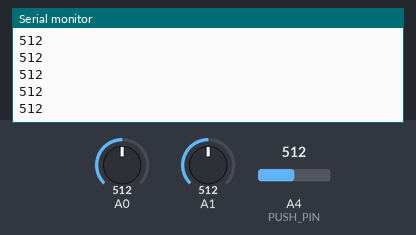
Simulated run of this sketch. Board: Arduino Leonardo, built with avr-gcc and run on an emulated ATmega32U4. Shown: the last lines printed to the serial monitor. Inputs (shaded band) come from the test bench; at power-on: A4 (PUSH_PIN) = 512, A0 = 512, A1 = 512. USB keyboard and mouse output is not drawn.

Above: at 1.2 s.
1.3 s: A4 (PUSH_PIN) set to 610
At 2.5 s:
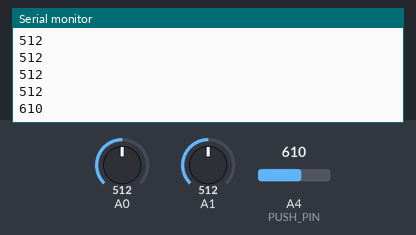
2.8 s: A4 (PUSH_PIN) set to 590
At 3.7 s:
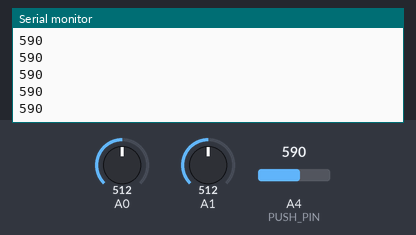
Timing chart, 0 to 5.8 s (numbered marks = the images above; inputs shaded):
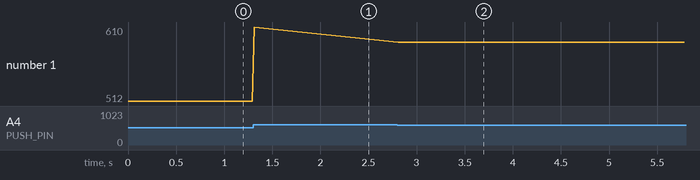

Measured:
- after the input at 1.3 s, the serial monitor: prints a new line at once (image 1)
- after the input at 2.8 s, the serial monitor: prints a new line at once (image 2)
- plotted number 1: 512 → 610 after the input at 1.3 s, 610 → 590 after the input at 2.8 s

The sketch:

etude4.ino
```cpp
#include <Keyboard.h>;

#define PUSH_PIN A4
int scale = 3;
float mouseSpeed = 20.0;


/* KEY arrow variables for windows and linux*/

/**
    char keyLeft = KEY_LEFT_ARROW;
    char keyRight = KEY_RIGHT_ARROW;
    char keyUp = KEY_UP_ARROW;
    char keyDown = KEY_DOWN_ARROW;
*/

/* KEY arrow variables for OS X*/
    char keyLeft = KEY_LEFT_ARROW;
    char keyRight = KEY_RIGHT_ARROW;
    char keyUp = KEY_UP_ARROW;
    char keyDown = KEY_DOWN_ARROW;


void setup()
{

  //Serial.begin(9600);
  Keyboard.begin();


}

void loop()
{


  int val = analogRead(PUSH_PIN);
  Serial.println(val);

  // Get raw accelerometer data for each axis
  int rawX = analogRead(A0);
  int rawY = analogRead(A1);
  // int rawZ = analogRead(A2);


  float scaledX, scaledY, scaledZ; // Scaled values for each axis
  scaledX = mapf(rawX, 0, 675, -scale, scale); // 3.3/5 * 1023 =~ 675
  scaledY = mapf(rawY, 0, 675, -scale, scale);

  delay(20); // Minimum delay of 2 milliseconds between sensor reads (500 Hz)


              if (scaledX < 0.2 && scaledX > -0.2){
                scaledX = 0;
              }
              if (scaledY < 0.2 && scaledY > -0.2){
                scaledY = 0;
              }


                if(scaledX > 0 && scaledX < 0.6){

                  if (val > 600) {
                  Keyboard.press(keyRight);
                  //Serial.println("Right");
                  }

                }


                else if(scaledX < 0 && scaledX > -0.6){

                    if (val > 600) {
                    Keyboard.press(keyLeft);
                     //Serial.println("Left");
                    }

                }
                else {
                  //Serial.print("no X coordinate.");
                }


                if(scaledY > 0 && scaledY < 0.6){
                    if (val > 600) {
                     Keyboard.press(keyUp);
                      // Serial.println("Up");
                      }
                }
               else if (scaledY < 0 && scaledY > -0.8) {
                    if (val > 600) {
                     Keyboard.press(keyDown);
                     //Serial.println("Down");
                     }
                }
                else {
                   //Serial.print("no valid Y coordinates.");
                }


    // delay(600);
    // if (analog threshold it at a certain threshold) then release the key
    //(0 - 1023)


    while (val > 600){
     delay(30);
     val = analogRead(PUSH_PIN);
      }


  Keyboard.releaseAll();  //release all keys

    //change this so that it triggers an arrow key instead
}


// Same functionality as Arduino's standard map function, except using floats
float mapf(float x, float in_min, float in_max, float out_min, float out_max)
{
  return (x - in_min) * (out_max - out_min) / (in_max - in_min) + out_min;
}
```
